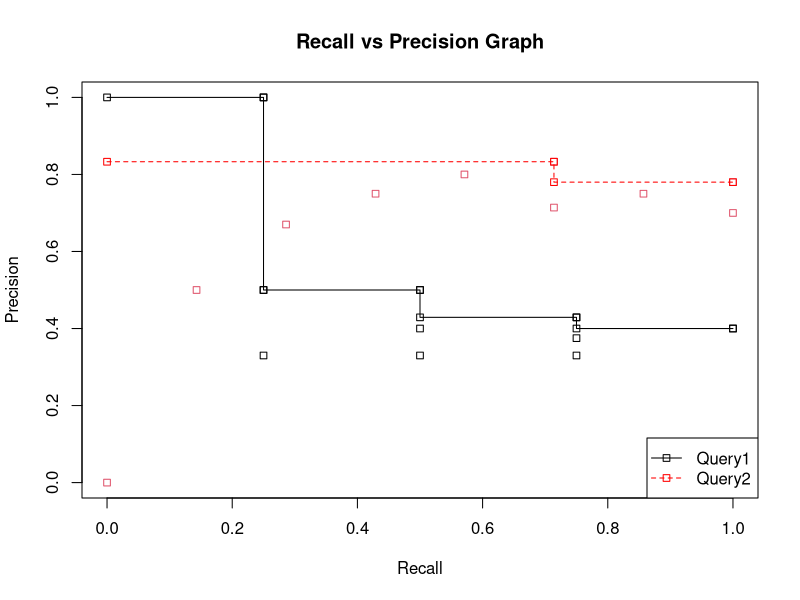

R code for this plot:
query_merge <- read.csv("QueryMerge.csv", header = TRUE)
query2 <- read.csv("Interpolated_query2.csv", header = TRUE)
query1 <- read.csv("Interpolated_query1.csv", header = TRUE)

query1$Recall
plot(query_merge$Recall, query_merge$Precision,xlab = "Recall", ylab = "Precision",ylim=c(0,1)
     ,main = "Recall vs Precision Graph", pch=22, col = query_merge$Type)

lines(query1$Recall,query1$Precision,type = "o",col = "black", pch = 22, lty = 1)
lines(query2$Recall,query2$Precision,type = "o",col = "red", pch = 22 ,lty = 2)

legend("bottomright", c("Query1","Query2"), col=c("black", "red"),pch=22, lty=1:2)